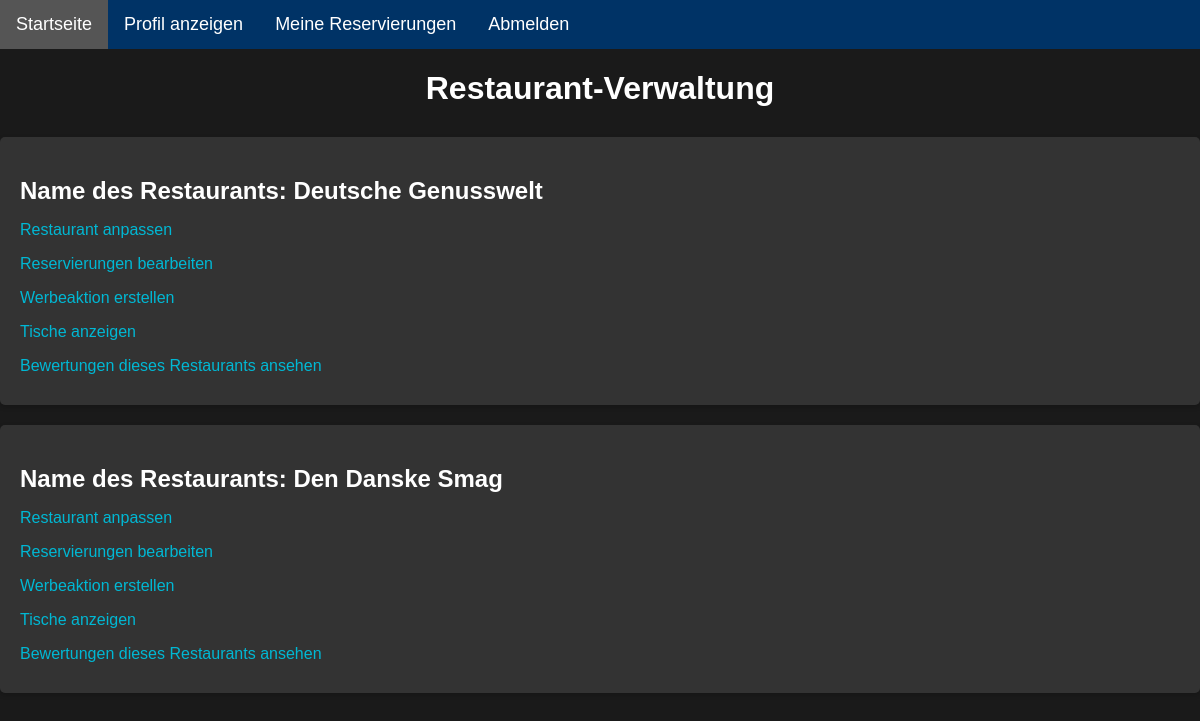
Page /restaurant/owner_view/ (signed in) on the earlier database version.
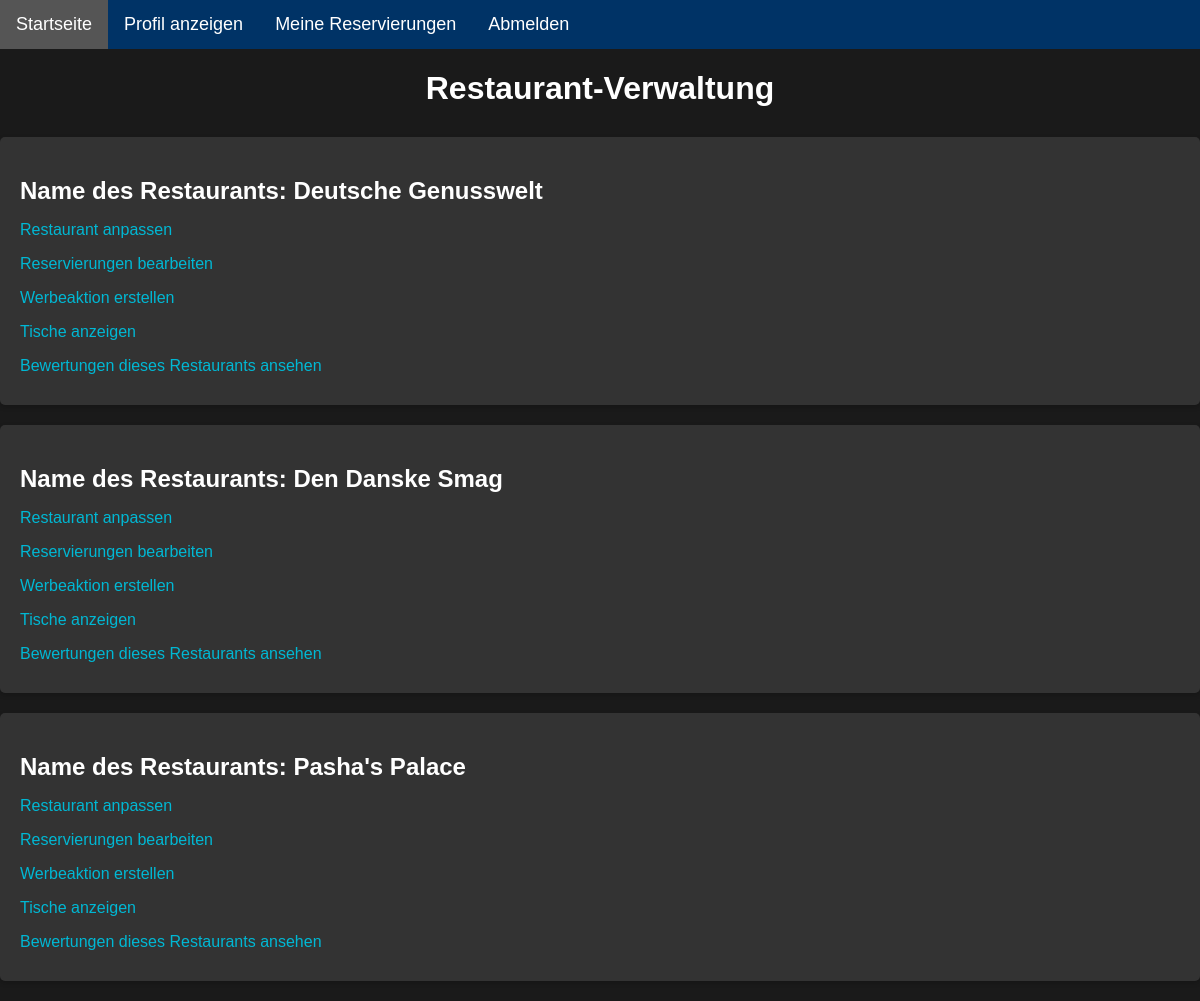
Same page on the later database version.
### restaurant/models.py (models this page shows, shortened)
class Restaurant(models.Model):
    owner = models.ForeignKey(UserProfile, on_delete=models.CASCADE, related_name='owned_restaurants')
    name = models.CharField(max_length=100)
    location = models.CharField(max_length=100)
    cuisine = models.CharField(max_length=50, choices=Choices.PREFERENCE_CHOICES)
    description = models.TextField(blank=True)
    opening_hours = models.CharField(max_length=100)
    contact_info = models.CharField(max_length=100)
    capacity = models.IntegerField(default=0)

### restaurant/views.py (the view)
# urls.py: path('owner_view/', views.owner_view, name='owner_view'),
@login_required
def owner_view(request):
    currentUser = get_object_or_404(UserProfile, user=request.user)
    restaurants = Restaurant.objects.filter(owner=currentUser)
    return render(request, 'restaurant/owner_view.html', {'restaurants':restaurants})

### restaurant/templates/restaurant/owner_view.html (shortened to what this page needs)
{% extends "restaurant/base.html" %}
{%load static%}
{%block extra_css%}
    <link rel="stylesheet" href="{% static 'restaurant/list_style.css' %}" type="text/css">
{%endblock%}
{%block content%}
<div class="restaurant-list">
    <h1>Restaurant-Verwaltung</h1>
    <ul>
        {% for restaurant in restaurants %}
        <li>
            <h2>Name des Restaurants: {{ restaurant.name }}</h2>
            <p><a href="{% url 'change_restaurant' restaurant.id %}">Restaurant anpassen</a></p>
            <p><a href="{% url 'manage_reservations' restaurant.id %}">Reservierungen bearbeiten </a></p>
            <p><a href="{% url 'create_promotion' restaurant.id %}">Werbeaktion erstellen</a></p>
            <p><a href="{% url 'view_tables' restaurant.id %}">Tische anzeigen</a></p>
            <p><a href="{% url 'view_feedback' restaurant.id %}">Bewertungen dieses Restaurants ansehen</a></p>
        </li>
        {% endfor %}
    </ul>
</div>
{%endblock%}

Differences in the rows shown:
added Restaurant: name "Pasha's Palace"
